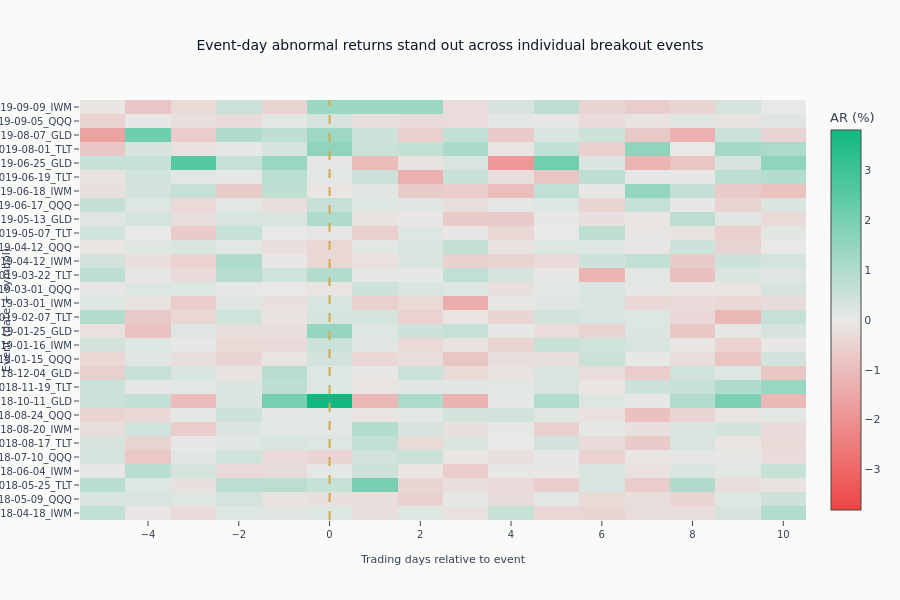

Notebook code cell kept with this figure:
### Markdown cell above
## 6. Event Study Heatmap

Visualize abnormal returns across events and days to identify patterns.

### Code cell
if len(result["abnormal_returns"]) > 0:
    ar_df = result["abnormal_returns"]

    # Create unique event identifier (date + symbol can have multiple events)
    ar_df = ar_df.with_columns(
        (pl.col("event_date").dt.strftime("%Y-%m-%d") + "_" + pl.col("symbol")).alias("event_id")
    )

    # Pivot to wide format (event x day)
    ar_pivot = ar_df.pivot(on="day", index="event_id", values="ar").sort("event_id")

    # Convert to numpy for heatmap
    day_cols = sorted([c for c in ar_pivot.columns if c != "event_id"], key=lambda x: int(x))
    ar_matrix = ar_pivot.select(day_cols).to_numpy() * 100

    # Limit to 30 events for readability
    if len(ar_matrix) > 30:
        ar_matrix = ar_matrix[:30]
        event_ids = ar_pivot["event_id"].to_list()[:30]
    else:
        event_ids = ar_pivot["event_id"].to_list()

    # ML4T diverging scale centered at zero (red = negative, green = positive AR)
    diverging_scale = [
        [0.0, COLORS["negative"]],
        [0.5, COLORS["silver_muted"]],
        [1.0, COLORS["positive"]],
    ]

    fig = go.Figure(
        data=go.Heatmap(
            z=ar_matrix,
            x=day_cols,
            y=event_ids,
            colorscale=diverging_scale,
            zmid=0,
            colorbar=dict(title="AR (%)"),
        )
    )

    fig.add_vline(x=0, line_dash="dash", line_color=COLORS["amber"], line_width=2)

    fig.update_layout(
        title="Event-day abnormal returns stand out across individual breakout events",
        xaxis_title="Trading days relative to event",
        yaxis_title="Event (date + symbol)",
        height=600,
    )

    fig.show()

### Figure 1 — Plotly figure (JSON) as saved in the notebook; plotly's stock layout.template omitted (floating-point values rounded to 4 significant figures; data arrays with more than 128 entries replaced by an {"elided": "..."} marker saying what was removed)
{"data": [{"colorbar": {"title": {"text": "AR (%)"}}, "colorscale": [[0.0, "#ef4444"], [0.5, "#e8e8e6"], [1.0, "#10b981"]], "type": "heatmap", "x": ["-5", "-4", "-3", "-2", "-1", "0", "1", "2", "3", "4", "5", "6", "7", "8", "9", "10"], "y": ["2018-04-18_IWM", "2018-05-09_QQQ", "2018-05-25_TLT", "2018-06-04_IWM", "2018-07-10_QQQ", "2018-08-17_TLT", "2018-08-20_IWM", "2018-08-24_QQQ", "2018-10-11_GLD", "2018-11-19_TLT", "2018-12-04_GLD", "2019-01-15_QQQ", "2019-01-16_IWM", "2019-01-25_GLD", "2019-02-07_TLT", "2019-03-01_IWM", "2019-03-01_QQQ", "2019-03-22_TLT", "2019-04-12_IWM", "2019-04-12_QQQ", "2019-05-07_TLT", "2019-05-13_GLD", "2019-06-17_QQQ", "2019-06-18_IWM", "2019-06-19_TLT", "2019-06-25_GLD", "2019-08-01_TLT", "2019-08-07_GLD", "2019-09-05_QQQ", "2019-09-09_IWM"], "z": {"elided": "30x16 float values"}, "zmid": 0}], "layout": {"height": 600, "shapes": [{"line": {"color": "#D4A84B", "dash": "dash", "width": 2}, "type": "line", "x0": 0, "x1": 0, "xref": "x", "y0": 0, "y1": 1, "yref": "y domain"}], "title": {"text": "Event-day abnormal returns stand out across individual breakout events"}, "xaxis": {"title": {"text": "Trading days relative to event"}}, "yaxis": {"title": {"text": "Event (date + symbol)"}}}}
